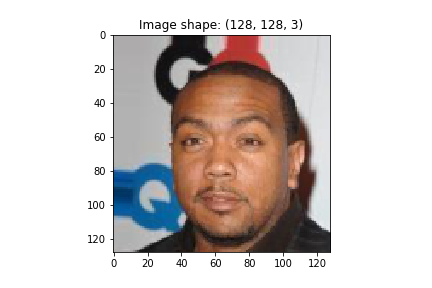
#> input picture old_files/(128, 128, 3).png, 432 x 288 px, given in place of 250.png, which was not available
$ jupyter execute --allow-errors Preprocessing_notebook.ipynb   (shell and % lines are left out)
#> lines starting #> are read from the running program, lines starting #| are printed output that depends on the picture; pictures that were not available may be replaced by others from this repository, and a replacement may not be noted
[cell 1]
#Import all libraries (as listed in requirements.txt):
import matplotlib.pyplot as plt
from matplotlib.colors import NoNorm
from scipy import misc
import skimage.measure

import pandas as pd #used for data importing and manipulation
import numpy as np
from PIL import Image #good for generating new image data
from sklearn import cluster
from sklearn import preprocessing
import skimage
import glob
import os

[cell 2]
def img_info(ndarray, gray=0):
    '''displays image and shape; gray is a flag used by matplotlib'''
    if gray:
        plt.imshow(ndarray,cmap='gray')
    else:
        plt.tight_layout()
        plt.title('Image shape: '+str(ndarray.shape))
        plt.imshow(ndarray);
        plt.savefig(str(ndarray.shape)+'.png')
    #print('Image shape:', ndarray.shape)

def image_data_from_number(imageNumber, imagesPath):
#> called with imageNumber = 250, imagesPath = '../images/'
    filename = imagesPath+str(imageNumber)+'.png'
    image = skimage.io.imread(filename, as_gray=False)
#> image is the input picture: shape (288, 432, 4); mean R, G, B, A 210.5, 202.4, 199.3, 255
    return image#raw image data

def csv_to_df(csvPath):
    df = pd.read_csv(csvPath)
    return df

[cell 3]
def plt_images(ndarray1, ndarray2):
    #plt.tight_layout()
    f = plt.figure()
    f.add_subplot(1,2, 1)
    plt.title('Image shape: '+str(ndarray1.shape))
    plt.imshow(ndarray1)
    f.add_subplot(1,2, 2)
    plt.title('Image shape: '+str(ndarray2.shape))
    plt.imshow(ndarray2)
    plt.savefig('downsample_comparison.png')
    plt.show(block=True)

#> (the rest of this cell did not finish here and is left out)

[cell 4]
currentDirectory = os.path.dirname("__file__")
csvPath = os.path.join(currentDirectory, 'attribute_list.csv')
imagesPath =  os.path.join(currentDirectory, '../images/')

[cell 5]
img = image_data_from_number(250, imagesPath)

[cell 6]
img_info(img)

[cell 7]
grayscale = skimage.color.rgb2gray(img)
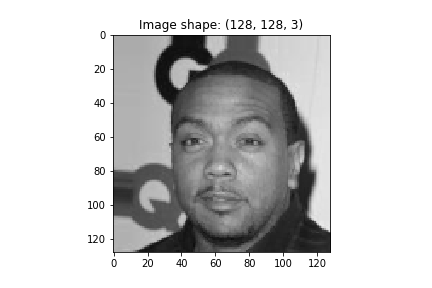
#> grayscale: shape (288, 432) float64; min 0, max 1, mean 0.8

[cell 8]
img_info(grayscale, gray=1)

[cell 9]
downsample = skimage.measure.block_reduce(img, (2,2,1), np.max)
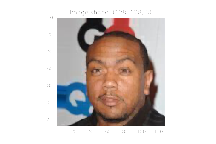
#> downsample: shape (144, 216, 4); mean R, G, B, A 215.4, 207.1, 204.1, 255

[cell 10]
img_info(downsample, gray=0)

[cell 11]
stats = [np.min, np.max, np.mean, np.std]
for stat in stats:
    print( str(stat), stat(grayscale) )
#> this loop made 4 passes
#> (printed output is left out)

[cell 12]
standardize = (downsample - downsample.mean()) / np.sqrt(downsample.var() + 1e-5)

[cell 13]
for stat in stats:
    print( str(stat), stat(standardize) )

[cell 14]
img_info(standardize, gray=1)
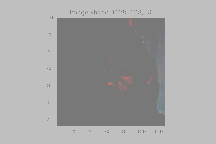
#> shown: shape (144, 216, 4) float64; mean R, G, B, A 0.333, 0.332, 0.333, 0.532; transparent parts drawn white

[cell 15]
def create_image_dataset(csvPath, imagesPath):
    df = csv_to_df(csvPath)
#> (reads old_files/attribute_list.csv from the repository)
    flattenedImageShape = (df.shape[0], 64*64)
    dataset = np.ndarray(shape=flattenedImageShape, dtype=np.float32)

    for index, row in df.iterrows():
        image = image_data_from_number(row['file_name'], imagesPath)
#> call 2 of image_data_from_number, with imageNumber = 1, imagesPath = '../images/'
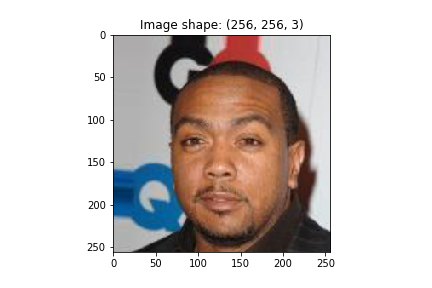
#> input picture old_files/(256, 256, 3).png, 432 x 288 px, given in place of 1.png, which was not available
#> in image_data_from_number, image is the input picture: shape (288, 432, 4); mean R, G, B, A 208.9, 200.9, 197.9, 255
        grayscale = skimage.color.rgb2gray(image)
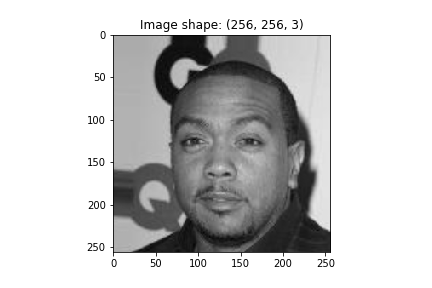
#> grayscale: shape (288, 432) float64; min 0, max 1, mean 0.794
        downsample = skimage.measure.block_reduce(grayscale, (2,2), np.max)
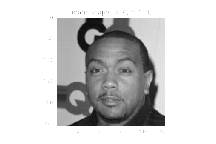
#> downsample: shape (144, 216) float64; min 0.0518, max 1, mean 0.813
        standardize = (downsample - downsample.mean()) / np.sqrt(downsample.var() + 1e-5)
#> standardize: shape (144, 216) float64

        dataset[index] = standardize.flatten()

    return dataset

#> (a cell that did not finish here is left out)

[cell 17]
df = csv_to_df(csvPath)
#> (the rest of this cell did not finish here and is left out)

[cell 18]
mms = preprocessing.MinMaxScaler()
#> (the rest of this cell did not finish here and is left out)

[cell 19]
Sum_of_squared_distances = []
K = range(1,10)
#> (the rest of this cell did not finish here and is left out)

#> (a cell that did not finish here is left out)

[cell 21]
def cluster_images(dataset, path):
    #we can tell that k=4 is around the optimal # of clusters
    #from using the elbow method on the graph above

    #dataset should be array-like or sparse matrix, shape=(n_samples, n_features)
    k_means = cluster.KMeans(n_clusters=3)
    k_means.fit_predict(dataset)
    clusters_means = k_means.cluster_centers_.squeeze()
    image_clusters = k_means.labels_

    print('# of Observations:', dataset.shape)
    print('Clusters Means:', clusters_means)
    print('labels:', image_clusters)
    np.savetxt('labelsarray.csv', image_clusters)
    return image_clusters

#> (the rest of this cell did not finish here and is left out)

[cell 22]
#one-hot-enconding:
df = csv_to_df(csvPath)
fileNameDf = df['file_name']
#> (the rest of this cell did not finish here and is left out)

#> (a cell that did not finish here is left out)

#> (a cell that did not finish here is left out)

[cell 25]
id_list = range(1, 51)
image_list = []
for i in range (1, 51):
    image_list.append(str(i)+'.png')
csv_df = pd.DataFrame(
    {'id': id_list,
     'image': image_list})
csv_df.to_csv('image_list.tsv', sep='\t')
